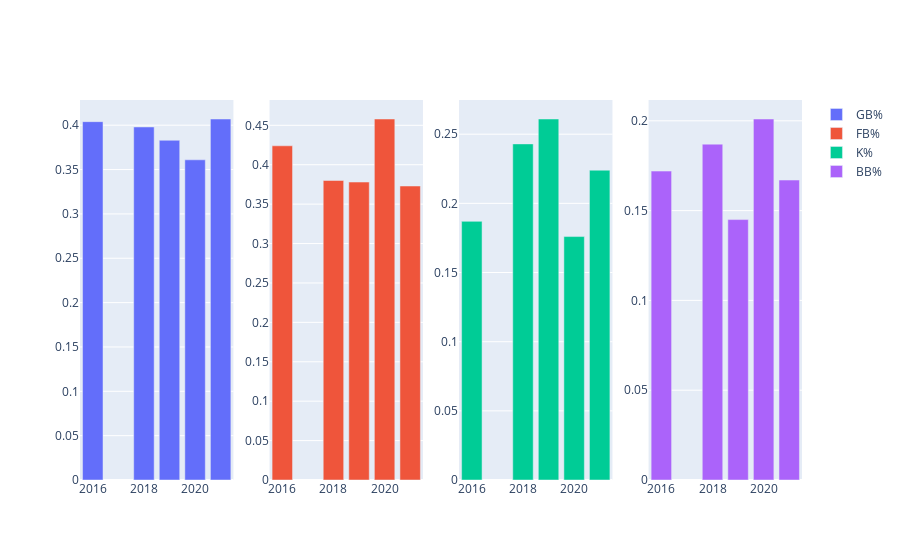

The notebook cell this image was saved under:
### Code cell
# make bar graph of GB%, FB%, K%, BB%
fig = make_subplots(rows=1, cols=4)

fig.add_trace(go.Bar(x=harper["Season"], y=harper["GB%"], name="GB%"), row=1, col=1)
fig.add_trace(go.Bar(x=harper["Season"], y=harper["FB%"], name="FB%"), row=1, col=2)
fig.add_trace(go.Bar(x=harper["Season"], y=harper["K%"], name="K%"), row=1, col=3)
fig.add_trace(go.Bar(x=harper["Season"], y=harper["BB%"], name="BB%"), row=1, col=4)

fig.show()

### Figure 1 — Plotly figure (JSON) as saved in the notebook; plotly's stock layout.template omitted (floating-point values rounded to 4 significant figures)
{"data": [{"name": "GB%", "type": "bar", "x": [2016, 2018, 2019, 2020, 2021], "xaxis": "x", "y": [0.404, 0.398, 0.383, 0.361, 0.407], "yaxis": "y"}, {"name": "FB%", "type": "bar", "x": [2016, 2018, 2019, 2020, 2021], "xaxis": "x2", "y": [0.424, 0.38, 0.378, 0.458, 0.373], "yaxis": "y2"}, {"name": "K%", "type": "bar", "x": [2016, 2018, 2019, 2020, 2021], "xaxis": "x3", "y": [0.187, 0.243, 0.261, 0.176, 0.224], "yaxis": "y3"}, {"name": "BB%", "type": "bar", "x": [2016, 2018, 2019, 2020, 2021], "xaxis": "x4", "y": [0.172, 0.187, 0.145, 0.201, 0.167], "yaxis": "y4"}], "layout": {"xaxis": {"anchor": "y", "domain": [0, 0.2125]}, "xaxis2": {"anchor": "y2", "domain": [0.2625, 0.475]}, "xaxis3": {"anchor": "y3", "domain": [0.525, 0.7375]}, "xaxis4": {"anchor": "y4", "domain": [0.7875, 1]}, "yaxis": {"anchor": "x", "domain": [0, 1]}, "yaxis2": {"anchor": "x2", "domain": [0, 1]}, "yaxis3": {"anchor": "x3", "domain": [0, 1]}, "yaxis4": {"anchor": "x4", "domain": [0, 1]}}}
